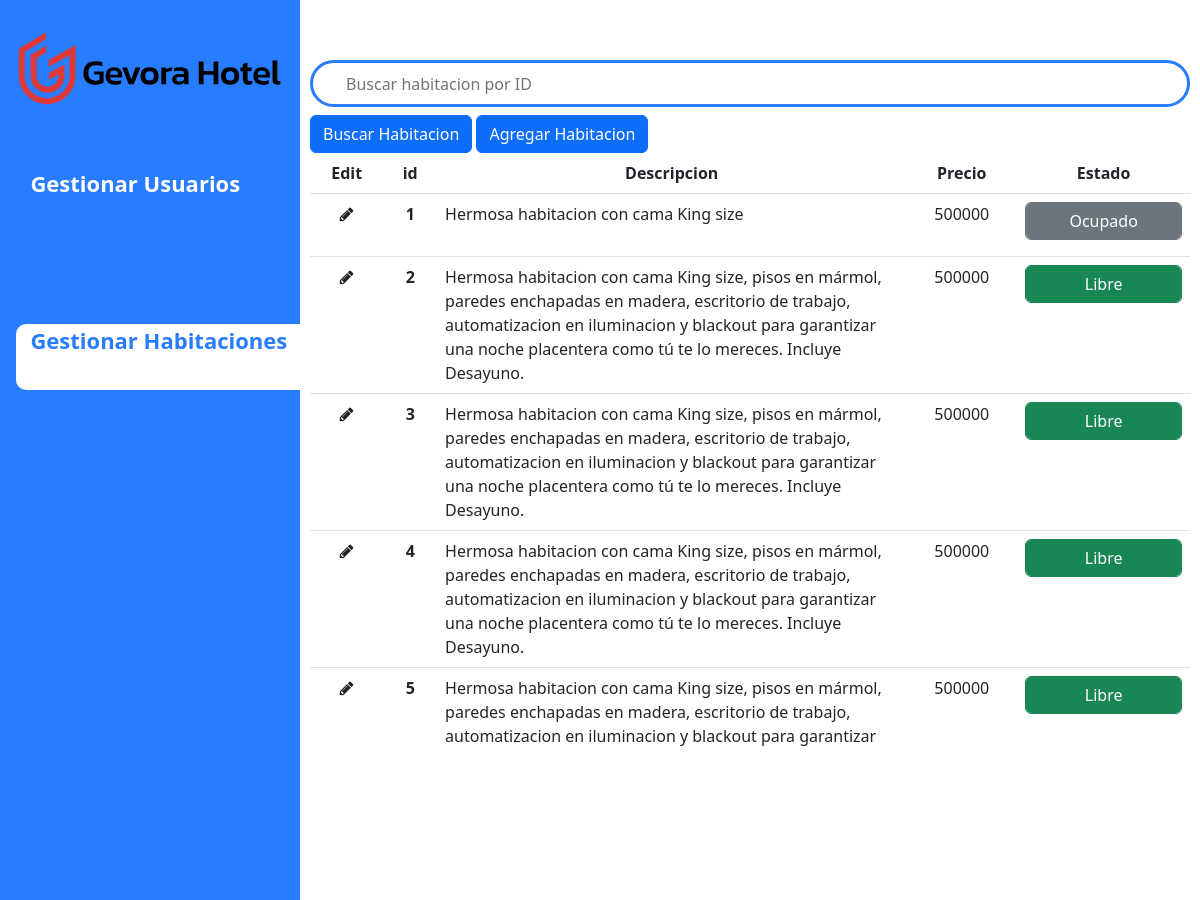
The page /superHabita (signed in, upper part) on the database as committed earlier.
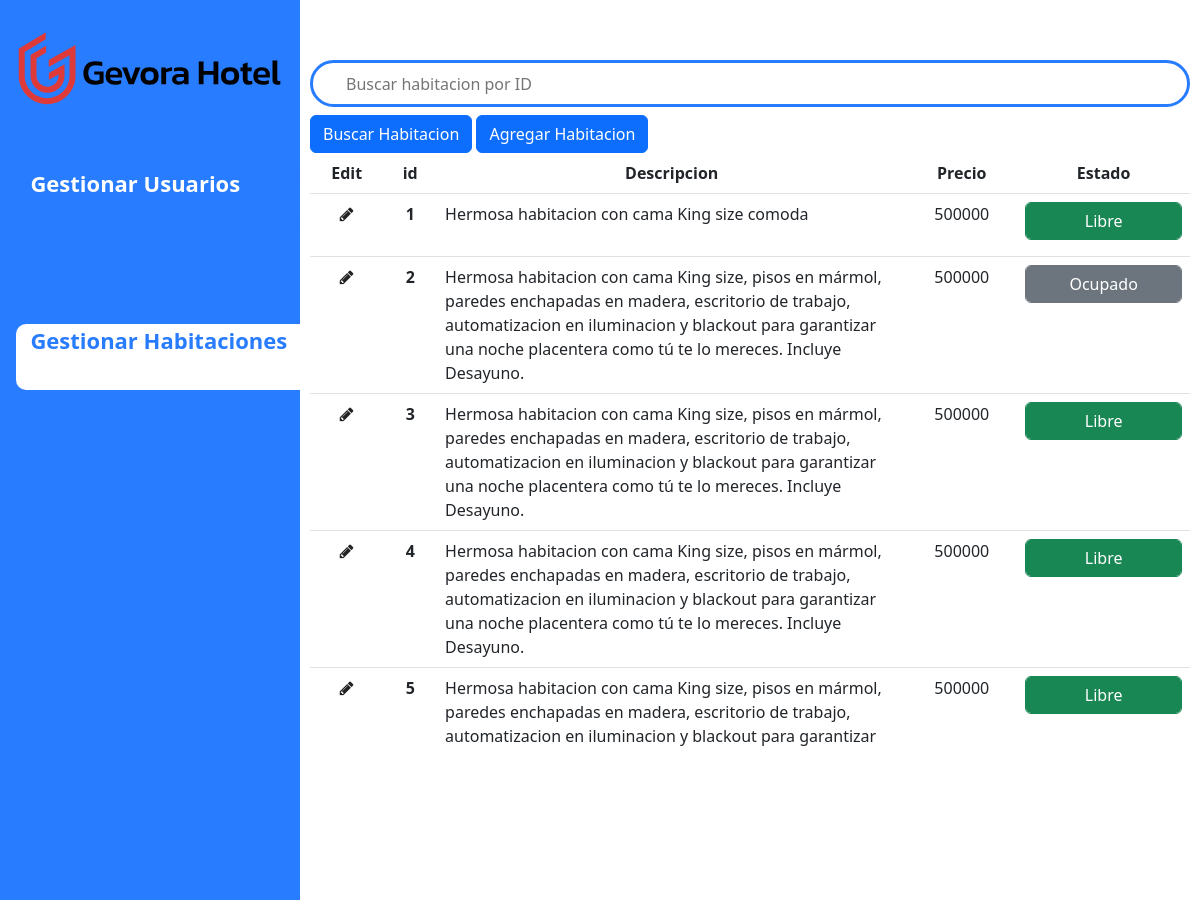
The same page on the database as committed later.
### tables this page shows
CREATE TABLE Habitaciones (_id integer PRIMARY KEY AUTOINCREMENT NOT NULL, estado varchar (20), precio INTEGER, descripcion varchar (100));

### SuperAdminRoutes.py (the view)
@SuperAdminUsers.route('/superHabita', methods=['GET'])
@login_required
def superHabita():
    if current_user.rol == "1":
        error = session.get('messages', None)
        if error:
            errorEspecifico= json.loads(error)['error']
            session.pop('messages', None)
        else:
            errorEspecifico=None
        habitaciones=functions.sql_list_hab()
        print(habitaciones)
        return render_template('superHabitaciones.html',habitaciones=habitaciones,error=errorEspecifico)
    else:
        return render_template('index.html')

### SuperAdminRoutes.py (called while the page is built)
@SuperAdminUsers.before_request
@login_required
def before_request():
    if current_user.rol == "1":
        if 'usuario' not in session and request.endpoint in ['superUsuarios']:
            return redirect('/')
    else:
            return render_template('index.html')

### app.py (called while the page is built)
@login_manager_app.user_loader
def load_user(id):
    return ModelUser.get_by_id(db, id)

### functions.py (called while the page is built)
def sql_connection():
    try:
        BASE_DIR = os.path.dirname(os.path.abspath(__file__))
        db_path = os.path.join(BASE_DIR, "Database/HotelGevora.db")
        print(db_path)
        con = sqlite3.connect(db_path)
        return con
    except Error:
        print(Error)

def sql_list_hab():
    strsql = "SELECT * FROM Habitaciones;"
    con = sql_connection()
    cursorObj = con.cursor()
    cursorObj.execute(strsql)
    habitaciones = cursorObj.fetchall()
    return habitaciones

### models/ModelUser.py (called while the page is built)
    @classmethod
    def get_by_id(self, db, id):
        try:
            conn = db.connect()
            query = conn.execute("SELECT _id, correo, nombre, rol FROM usuarios WHERE _id = {}".format(id))
            row = query.fetchone()
            if row != None:
                return User(row[0], row[1], None, row[2], row[3])
            else:
                return None
        except Exception as ex:
            raise Exception(ex)

### templates/superHabitaciones.html (shortened to what this page needs)
<!DOCTYPE html>
<html lang="en">
<head>
  <link href="https://cdn.jsdelivr.net/npm/bootstrap@5.2.0/dist/css/bootstrap.min.css" rel="stylesheet"
 />
  <link rel="stylesheet" href="https://cdnjs.cloudflare.com/ajax/libs/font-awesome/4.7.0/css/font-awesome.min.css">
  <link rel="stylesheet" href={{ url_for('static', filename='css/superHabitaciones.css') }} />
</head>
<body>
  <div class="d-flex flex-column flex-shrink-0 p-3 bg-light" id="navbar">
    <img class="logo-img" src={{ url_for('static', filename='assets/Gevora_Hotel_Logo.svg') }} />
    <ul class="nav nav-pills flex-column mb-auto funciones">
      <li>
        <button class="gestion desactivado " id="gesUs">Gestionar Usuarios</button>
      </li>
      <li>
        <button class="gestion activado" id="gesHab">Gestionar Habitaciones</button>
      </li>
    </ul>
  </div>
  <div class="content">
    <div class="input-group">
      <input type="search" placeholder="Buscar habitacion por ID" id='inputHabitacion'/>
    </div>
    <button  class="addButton3 btn btn-primary mt-2">Buscar Habitacion</button>
    <button  class="addButton2 btn btn-primary mt-2" type="button" data-bs-toggle="modal" data-bs-target="#addModal">Agregar Habitacion</button>
    <div class="tableConta">
    <table class="table  table-hover ">
      <thead>
        <tr>
          <th scope="col">Edit</th>
          <th scope="col">id</th>
          <th scope="col">Descripcion</th>
          <th scope="col">Precio</th>
          <th scope="col">Estado</th>
        </tr>
      </thead>
      <tbody>
        {% if habitaciones|length > 0 %}
        {% for i in habitaciones %}
        <tr id="{{i[0]}}">
          <th id="editDesc" onclick="myFunction('{{i[0]}}','{{i[3]}}')"><i class="fa fa-pencil" aria-hidden="true"></i></th>
          <th scope="row" class="nombre">{{i[0]}}</th>
          <td class="tdDes">{{i[3]}}</td>
          <td>{{i[2]}}</td>
          <td>
            {% if i[1] == 'ocupado' %}
            <h3 class="btn btn-secondary form-control changeStatus" id="{{i[0]}}">Ocupado</h3>
            {% elif i[1] == 'libre' %}
            <h3 class="btn btn-success form-control changeStatus" id="{{i[0]}}">Libre</h3>
            {% endif %}
          </td>
        </tr>
        {% endfor %}
        {% endif %}
      </tbody>
    </table>
  </div>
  </div>
</body>
</html>

### static/css/superHabitaciones.css (style rules this page uses)
body { display: flex; }
#navbar { width: 300px; height: 100vh; padding-top: 30px !important; background-color: #287cff !important; }
.logo-img { fill: white; }
.funciones>li .activado { display: flex; width: 284px; height: 66px; margin: 60.3px 0 30px; padding: 0 0 0 14.4px; border-radius: 10px; border-bottom-right-radius: 0; border-top-right-radius: 0; background-color: #fff; }
.funciones>li .desactivado { display: flex; width: 284px; height: 66px; margin: 60.3px 0 30px; padding: 0 0 0 14.4px; border-radius: 10px; background-color: #287cff; color: white; }
.gestion { background-color: transparent; color: #287cff;; font-size: 22px; font-weight: bold; border: none; }
.content { flex-grow: 1; padding-top:60px; padding-left: 10px; padding-right: 10px; position: relative; }
.input-group { width: 100%; display: flex; }
input { width: 70%; border: solid 3px #287cff; background-color: #fff; border-radius: 40px; border-top-right-radius: 40px !important; border-bottom-right-radius: 40px !important; padding: 9px 29px 8px 33px; }
i { color: white; }
.fa-pencil { color: #222; }
#inputHabitacion { flex-grow: 2; }
.tdDes { max-width: 300px; text-align:initial !important; }
.table td { text-align: center; }
.table tr { text-align: center; }
.tableConta { overflow-y:scroll; max-height: 600px; }

Rows that differ between the two databases and show on the page:
changed Habitaciones id 1: descripcion "Hermosa habitacion con cama King size" → "Hermosa habitacion con cama King size comoda"; estado "Ocupado" → "Libre"
changed Habitaciones id 2: estado "Libre" → "Ocupado"
